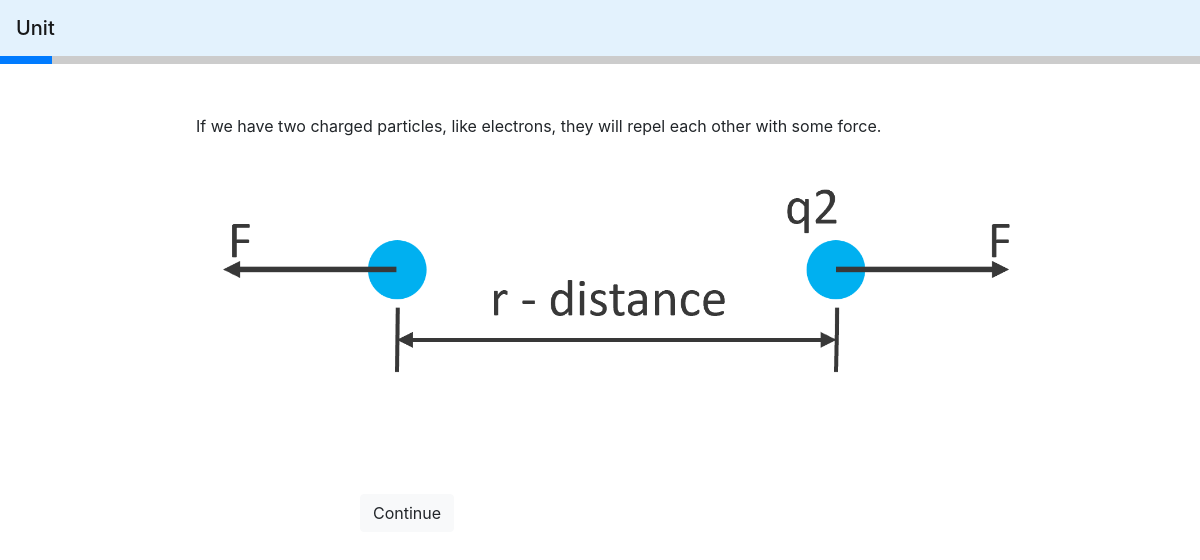
Page /unit-detailed/1 on the committed database.
### app.py (models this page shows, shortened)
class Section(db.Model):
    id = db.Column(db.Integer, primary_key=True)
    section_name = db.Column(
        db.String(50),
        nullable=False
    )
    content = db.Column(
        db.String(1000),
        nullable=False
    )
    image_file = db.Column(
        db.String(20),
        nullable=True
    )
    unit_id = db.Column(
        db.Integer,
        db.ForeignKey('unit.id'),
        nullable=False
    )

### app.py (the view)
@app.route("/unit-detailed/<int:unit_id>")
def unit_detailed(unit_id):
    return render_template(
        "unit_detailed.html",
        unit=Unit.query.get_or_404(unit_id),
        sections=Section.query.filter_by(unit_id=unit_id).all()
    )

### templates/unit_detailed.html (shortened to what this page needs)
{% extends "layout.html" %}
{% block style %}
    <link
        rel="stylesheet"
        href="{{ url_for('static', filename='css/unit_detailed.css')}}"
    />
    <link
        rel="stylesheet"
        href="https://cdn.jsdelivr.net/npm/bootstrap@4.0.0/dist/css/bootstrap.min.css"
    />
{% endblock %}
{% block body %}
    <div class="navigation-bar">
        <nav class="navbar navbar-light" style="background-color: #e3f2fd;">
            <span class="navbar-brand mb-0 h1">Unit</span>
        </nav>
        <div class="progress-container">
            <div class="progress-bar" id="myBar"></div>
        </div>
    </div>
    <div class="container">
        {% for section in sections %}
            <div class="section" style="display: none;">
                <ul>
                    <li>
                        <p>{{ section.content|replace('\n', '<br>')|safe }}</p>
                        {% if section.image_file %}
                            <div class="image-container">
                                <img class="section-image"
                                    src="{{ url_for('static', filename=section.image_file) }}"
                                />
                            </div>
                        {% endif %}
                    </li>
                </ul>
            </div>
        {% endfor %}
    </div>
    <button class="btn btn-light" id="show-div">Continue</button>
{% endblock %}

### static/css/layout_style.css (style rules this page uses)
html { font-family: 'Roboto', sans-serif; }

### static/css/unit_detailed.css (style rules this page uses)
ul { list-style: none; }
.section { margin: 0 auto 50px auto; width: 80%; }
.section-image { max-width: 100%; height: auto; }
.image-block { display: block; margin: 20px 0; }
.container { margin-bottom: 50px; display: flex; flex-direction: column; align-items: center; justify-content: center; width: 100%; }
#show-div { text-align: left; display: block; margin: 0 0 100px 360px; }
.progress-container { width: 100%; height: 8px; background: #ccc; }
.progress-bar { height: 8px; background: #04AA6D; width: 0%; }
.navigation-bar { position: sticky; top: 0; z-index: 100; margin-bottom: 50px; }

### rows in the picture
Section: content "If we have two charged particles, like electrons, they will repel each other with some force.", image_file (picture)
